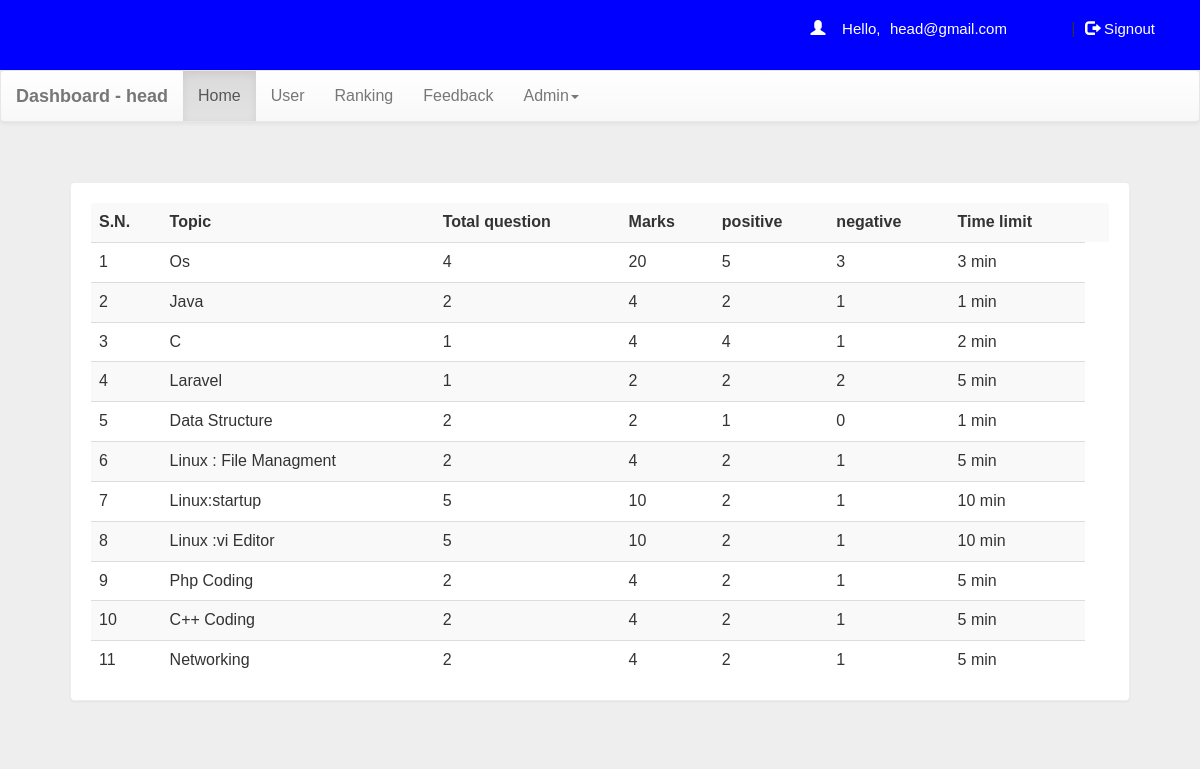
The page /headdash.php?q=0 (signed in) on the database its author committed.
### tables this page shows
CREATE TABLE `quiz` (
  `eid` text NOT NULL,
  `title` varchar(100) NOT NULL,
  `sahi` int(11) NOT NULL,
  `wrong` int(11) NOT NULL,
  `total` int(11) NOT NULL,
  `time` bigint(20) NOT NULL,
  `intro` text NOT NULL,
  `tag` varchar(100) NOT NULL,
  `date` timestamp NOT NULL DEFAULT CURRENT_TIMESTAMP ON UPDATE CURRENT_TIMESTAMP,
  `email` varchar(50) DEFAULT NULL
);

### headdash.php (the view, shortened to what this page needs)
<!DOCTYPE html PUBLIC "-//W3C//DTD XHTML 1.0 Transitional//EN" "http://www.w3.org/TR/xhtml1/DTD/xhtml1-transitional.dtd">
<html xmlns="http://www.w3.org/1999/xhtml">
<head>
<link  rel="stylesheet" href="css/bootstrap.min.css"/>
 <link  rel="stylesheet" href="css/bootstrap-theme.min.css"/>
 <link rel="stylesheet" href="css/main.css">
 <link  rel="stylesheet" href="css/font.css">
</head>
<body  style="background:#eee;">
<div class="header">
<div class="row">
<?php
 include_once 'dbConnection.php';
$email=$_SESSION['email'];
  if(!(isset($_SESSION['email']))){
header("location:index.php");
}
else
{
echo '<span class="pull-right top title1" ><span class="log1"><span class="glyphicon glyphicon-user" aria-hidden="true"></span>&nbsp;&nbsp;&nbsp;&nbsp;Hello,</span> <a href="headdash.php" class="log log1">'.$email.'</a>&nbsp;|&nbsp;<a href="logout.php?q=headdash.php" class="log"><span class="glyphicon glyphicon-log-out" aria-hidden="true"></span>&nbsp;Signout</button></a></span>';
}?>
</div></div>
<nav class="navbar navbar-default title1">
  <div class="container-fluid">
    <div class="navbar-header">
      <a class="navbar-brand" href="headdash.php?q=0"><b>Dashboard - head</b></a>
    </div>
    <div class="collapse navbar-collapse" id="bs-example-navbar-collapse-1">
      <ul class="nav navbar-nav">
        <li <?php if(@$_GET['q']==0) echo'class="active"'; ?>><a href="headdash.php?q=0">Home<span class="sr-only">(current)</span></a></li>
        <li <?php if(@$_GET['q']==1) echo'class="active"'; ?>><a href="headdash.php?q=1">User</a></li>
		<li <?php if(@$_GET['q']==2) echo'class="active"'; ?>><a href="headdash.php?q=2">Ranking</a></li>
		<li <?php if(@$_GET['q']==3) echo'class="active"'; ?>><a href="headdash.php?q=3">Feedback</a></li>
        <li class="dropdown <?php if(@$_GET['q']==4 || @$_GET['q']==5) echo'active'; ?>">
          <a href="#" class="dropdown-toggle" data-toggle="dropdown" role="button" aria-haspopup="true" aria-expanded="false">Admin<span class="caret"></span></a>
        </li>
      </ul>
          </div>
  </div>
</nav>
<div class="container">
<div class="row">
<div class="col-md-12">
<?php if(@$_GET['q']==0) {
$result = mysqli_query($con,"SELECT * FROM quiz ORDER BY date DESC") or die('Error');
echo  '<div class="panel"><table class="table table-striped title1">
<tr><td><b>S.N.</b></td><td><b>Topic</b></td><td><b>Total question</b></td><td><b>Marks</b></td><td><b>positive</b></td><td><b>negative</b></td><td><b>Time limit</b></td><td></td></tr>';
$c=1;
while($row = mysqli_fetch_array($result)) {
	$title = $row['title'];
	$total = $row['total'];
	$sahi = $row['sahi'];
  $wrong = $row['wrong'];
    $time = $row['time'];
	$eid = $row['eid'];
$q12=mysqli_query($con,"SELECT score FROM history WHERE eid='$eid' AND email='$email'" )or die('Error98');
$rowcount=mysqli_num_rows($q12);
if($rowcount == 0){
	echo '<tr><td>'.$c++.'</td><td>'.$title.'</td><td>'.$total.'</td><td>'.$sahi*$total.'</td><td>'.$sahi.'</td><td>'.$wrong.'</td><td>'.$time.'&nbsp;min</td>
	</tr>';
}
else
{
echo '<tr style="color:#99cc32"><td>'.$c++.'</td><td>'.$title.'&nbsp;<span title="This quiz is already solve by you" class="glyphicon glyphicon-ok" aria-hidden="true"></span></td><td>'.$total.'</td><td>'.$sahi*$total.'</td><td>'.$time.'&nbsp;min</td>
	</tr>';
}
}
echo '</table></div>';
}
?>
</div>
</div></div>
</body>
</html>

### css/main.css (style rules this page uses)
body { overflow-x:hidden; width:100%; font-size: 12px !important; font-family: Montserrat, sans-serif; background:#eee; min-height:550px; background-attachment:fixed; }
.panel { border-color:#eee; margin:40px; padding:20px; font: 15px "Century Gothic", "Times Roman", sans-serif; }
.header { background:blue; height:70px; }
.title1 { font: 16px "Century Gothic", "Times Roman", sans-serif; }
.top { margin-top:20px; }
.log1 { font: 15px 'Montserrat', sans-serif; color:#fff; margin-left:10px; }
.log { margin:10px; margin-right:60px; margin-left:5px; color:#fff; text-decoration:none; font-size:20px; font-size:15px; }

### rows shown on the page
quiz: title "Os", total "4", $sahi*$total "20", sahi "5", wrong "3", time "3"
quiz: title "Java", total "2", $sahi*$total "4", sahi "2", wrong "1", time "1"
quiz: title "C", total "1", $sahi*$total "4", sahi "4", wrong "1", time "2"
quiz: title "Laravel", total "1", $sahi*$total "2", sahi "2", wrong "2", time "5"
quiz: title "Data Structure", total "2", $sahi*$total "2", sahi "1", wrong "0", time "1"
quiz: title "Linux : File Managment", total "2", $sahi*$total "4", sahi "2", wrong "1", time "5"
quiz: title "Linux:startup", total "5", $sahi*$total "10", sahi "2", wrong "1", time "10"
quiz: title "Linux :vi Editor", total "5", $sahi*$total "10", sahi "2", wrong "1", time "10"
quiz: title "Php Coding", total "2", $sahi*$total "4", sahi "2", wrong "1", time "5"
quiz: title "C++ Coding", total "2", $sahi*$total "4", sahi "2", wrong "1", time "5"
quiz: title "Networking", total "2", $sahi*$total "4", sahi "2", wrong "1", time "5"

### other values the page prints
$email "head@gmail.com"
